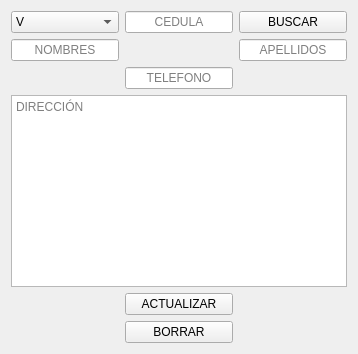
         <widget class="QWidget" name="widget_editar_clientes">
          <layout class="QVBoxLayout" name="verticalLayout_8">
           <item>
            <layout class="QGridLayout" name="gridLayout_3">
             <item row="4" column="0" colspan="3">
              <widget class="QTextEdit" name="text_direccion_actualizar">
               <property name="tabChangesFocus">
                <bool>true</bool>
               </property>
               <property name="placeholderText">
                <string>DIRECCIÓN</string>
               </property>
              </widget>
             </item>
             <item row="0" column="1">
              <widget class="QLineEdit" name="line_cedula_actualizar">
               <property name="alignment">
                <set>Qt::AlignmentFlag::AlignCenter</set>
               </property>
               <property name="placeholderText">
                <string>CEDULA</string>
               </property>
              </widget>
             </item>
             <item row="3" column="0" colspan="3" alignment="Qt::AlignmentFlag::AlignHCenter">
              <widget class="QLineEdit" name="line_telefono_actualizar">
               <property name="alignment">
                <set>Qt::AlignmentFlag::AlignCenter</set>
               </property>
               <property name="placeholderText">
                <string>TELEFONO</string>
               </property>
              </widget>
             </item>
             <item row="2" column="0">
              <widget class="QLineEdit" name="line_nombre_actualizar">
               <property name="alignment">
                <set>Qt::AlignmentFlag::AlignCenter</set>
               </property>
               <property name="placeholderText">
                <string>NOMBRES</string>
               </property>
              </widget>
             </item>
             <item row="0" column="0">
              <widget class="QComboBox" name="nacionalidad_actualizar">
               <item>
                <property name="text">
                 <string>V</string>
                </property>
               </item>
               <item>
                <property name="text">
                 <string>E</string>
                </property>
               </item>
              </widget>
             </item>
             <item row="0" column="2">
              <widget class="QPushButton" name="boton_buscar_actualizar">
               <property name="text">
                <string>BUSCAR</string>
               </property>
              </widget>
             </item>
             <item row="2" column="2">
              <widget class="QLineEdit" name="line_apellido_actualizar">
               <property name="alignment">
                <set>Qt::AlignmentFlag::AlignCenter</set>
               </property>
               <property name="placeholderText">
                <string>APELLIDOS</string>
               </property>
              </widget>
             </item>
             <item row="5" column="1">
              <widget class="QPushButton" name="boton_actualizar">
               <property name="styleSheet">
                <string notr="true">min-width: 6em;</string>
               </property>
               <property name="text">
                <string>ACTUALIZAR</string>
               </property>
              </widget>
             </item>
             <item row="7" column="1">
              <widget class="QPushButton" name="boton_borrar">
               <property name="text">
                <string>BORRAR</string>
               </property>
              </widget>
             </item>
            </layout>
           </item>
          </layout>
         </widget>
